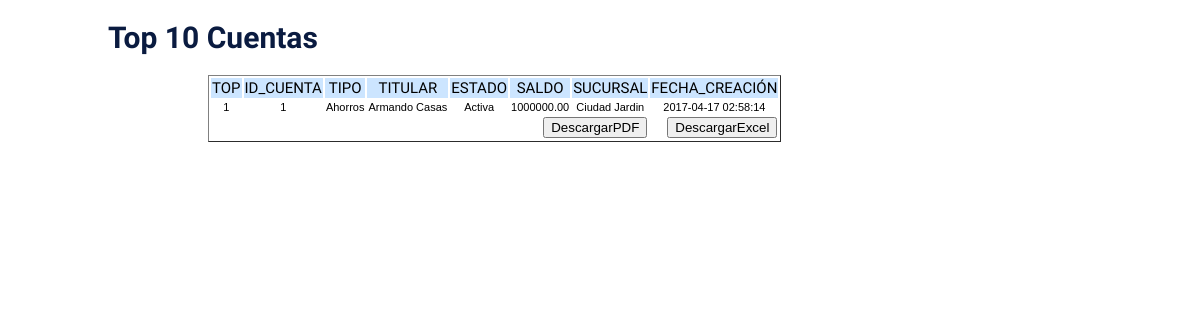
The app's page /cuenta/cuenta_top.php with its own data.
### tables this page shows
CREATE TABLE cuenta(
id_cuenta int(4) PRIMARY KEY AUTO_INCREMENT NOT NULL,
tipo varchar(2) NOT NULL,
fecha_crea timestamp DEFAULT current_timestamp,
saldo double(50,2),
estado varchar(2) NOT NULL,
documento int(15) NOT NULL,
id_sucursal int(4) NOT NULL
);

CREATE TABLE cliente(
documento int(15) PRIMARY KEY NOT NULL,
nombre varchar(50) NOT NULL,
email varchar(50) NOT NULL,
direccion varchar(30) NOT NULL,
telefono varchar(15) NOT NULL
);

CREATE TABLE sucursal(
id_sucursal int(4) PRIMARY KEY AUTO_INCREMENT NOT NULL ,
nombre varchar(50) NOT NULL,
direccion varchar(30) NOT NULL,
telefono varchar(15) NOT NULL,
ciudad varchar(50) NOT NULL
);

### lib/config.php (called while the page is built)
<?php
    $CFG_HOST = "localhost";
    $CFG_USER = "root";
    $CFG_DBPWD = "root";
    $CFG_DBASE = "banco";
?>

### lib/cuenta.php (called while the page is built, shortened)
<?php
class Cuenta {
    var $con;
    function Cuenta( ) {
        $this->con = new MySql();
    }
   function listarTop( ) {
      $this->con->conectarse();
      $this->con->sql = "SELECT c.id_cuenta, c.tipo, c.saldo, c.id_sucursal, c.fecha_crea, c.estado, c.documento,   ".
                "p.nombre as person, s.nombre ".
                "FROM cuenta c , cliente p , sucursal s  WHERE c.documento = p.documento  and c.id_sucursal = s.id_sucursal and c.estado = 'A' ORDER BY c.saldo DESC";
      $this->con->consultar();
      $this->lista = $this->con->rtaSql;
      $this->con->desconectarse();
   }
}
?>

### lib/mysql_lib.php (called while the page is built, shortened)
<?php
class Mysql {
 var $sql;
 function Mysql () {
    $this->sql = "";
    }
 function consultar() {
    $this->rtaSql = mysql_query($this->sql);
    }
}
?>

### cuenta/cuenta_top.php (the view, shortened to what this page needs)
<!DOCTYPE html>
<html lang="es">
<head>
	<link rel="stylesheet" type="text/css" href="estilos.css">
</head>
<body>
    <h1>Top 10 Cuentas</h1>
	<form name="pdf" action="index.php?sel=PDF1">
        <table border="1" class="tabla">
            <tr class="titulo">
            <td>TOP</td><td>ID_CUENTA</td><td>TIPO</td><td>TITULAR</td><td>ESTADO</td><td>SALDO</td><td>SUCURSAL</td><td>FECHA_CREACIÓN</td>
            </tr>
            <?php
                include("lib/config.php");
                include("lib/mysql_lib.php");
                include("lib/cuenta.php");
                $c = new Cuenta();
                $c->listarTop();
                $result = $c->lista;
                $top = 1;
                if ($top < 10){
                while ($row = mysql_fetch_array($result)) {
                    switch ($row['tipo']) {
                        case 'A':
                            $tipo = "Ahorros";
                            break;
                    }
                    switch ($row['estado']) {
                        case 'A':
                            $estado = "Activa";
                            break;
                    }
                    print "<tr>";
                    print "<td>".$top."</td>";
                    print "<td>".$row['id_cuenta']."</td>";
                    print "<td>".$tipo."</td>";
                    print "<td>".$row['person']."</td>";
                    print "<td>".$estado."</td>";
                    print "<td>".$row['saldo']."</td>";
                    print "<td>".$row['nombre']."</td>";
                    print "<td>".$row['fecha_crea']."</td>";
                    print "</tr>";
                    $top = $top + 1;
                    }
                }
            ?>
            <tr><td colspan="7"><input name="btnInsertar" type="button" class="botonNuevo" value="DescargarPDF" onclick="abrirPdf()" ></td>
            <td colspan="7"><input name="btnInsertar" type="button" class="botonNuevo" value="DescargarExcel" onclick="abrirEx()" ></td>
            </tr>
        </table>
        </form>
</body>
</html>

### estilos.css (style rules this page uses)
body { font-size: 12px; font-family:Arial; }

### cuenta/cuenta_top.php (style rules this page uses)
.titulo td { font-family: 'Lalezar', Arial; font-size: 15px; background: #CCE5FF; text-align: center; }
td { font-family: Arial; font-size: 11px; text-align: center; }
.botonNuevo { float: right; }
.tabla tr,td { border-collapse: separate; border-spacing: 3px; border-style: none; }
form { padding-left:200px; }
h1 { padding-left: 100px; font-family: 'Lalezar', Arial; color:#0A1B40; font-size: 30px; }

### records on screen
cuenta: id_cuenta "1", tipo "Ahorros", cliente.nombre "Armando Casas", estado "Activa", saldo "1000000.00", id_sucursal.nombre "Ciudad Jardin", fecha_crea "2017-04-17 02:58:14"
